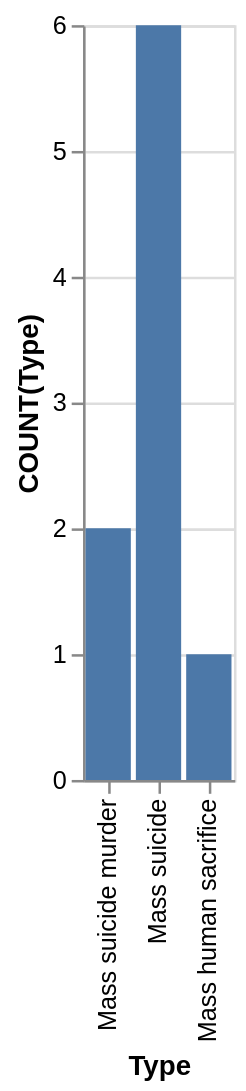

Vega-Lite specification for this chart:
### Vega-Lite specification from a JSON file in a GitHub repository (floating-point values rounded to 4 significant figures)
{"data": {"values": [{"x_data": "Mass suicide murder", "y_data": 2}, {"x_data": "Mass suicide", "y_data": 6}, {"x_data": "Mass human sacrifice", "y_data": 1}]}, "mark": "bar", "encoding": {"x": {"field": "x_data", "type": "nominal", "title": "Type", "sort": "descending"}, "y": {"field": "y_data", "type": "quantitative", "title": "COUNT(Type)"}}}
